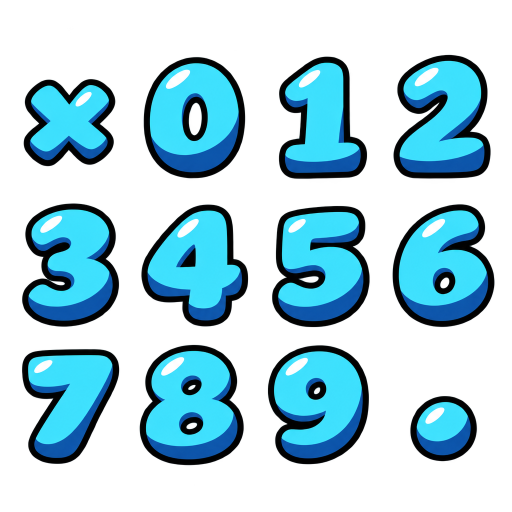
#> input picture art/outage-src/ui/vnum.png, 1024 x 1024 px (shown at 1/2 size)
$ python vnum.py
#> lines starting #> are read from the running program, lines starting #| are printed output that depends on the picture
### tools/outage/upscale4k.py
"""Voodoo on Bourbon: the 4K pass. Every generated picture goes to a 4K master in art/outage-src/4k/:
  symbols   art/outage-src/<ID>_v1.png -> clean_alpha -> Real-ESRGAN x4 (anime) -> 4096 x 4096
  bg        art/outage-src/bg_v1.png   -> Real-ESRGAN x4 -> 3840 x 2160 (also frontend/assets/bonus_wall.webp)
  doc       the character and his faces -> clean_alpha -> x4 -> 4096 tall
  ui        art/outage-src/ui/<name>.png -> x4 (long edge 4096+)
The masters are what Blender textures from and what tools/outage/gen_ui.py fits the game's UI from.
usage: python tools/outage/upscale4k.py [sym|bg|doc|ui|all] [name,..]
Runs with the art venv (smukiez-slot/.venv); needs ../.tools/realesrgan (see tools/hires/README.md)."""
import os, sys
from concurrent.futures import ThreadPoolExecutor
from PIL import Image

HERE = os.path.dirname(os.path.abspath(__file__))
ROOT = os.path.dirname(os.path.dirname(HERE))
sys.path.insert(0, os.path.join(ROOT, "tools", "hires"))
sys.path.insert(0, HERE)
import upscale as H          # bleed, esrgan, resize_premul, tidy_alpha
import clean_alpha

SRC = os.path.join(ROOT, "art", "outage-src")
OUT = os.path.join(SRC, "4k")
IDS = "H1 H2 H3 H4 H5 H6 H7 L1 L3 L4 M BS ES".split()


def up4(im, size=None, long_edge=None, model=H.A):
    """x4: colour through Real-ESRGAN on the bled RGB (opaque), alpha through the same model as its own grey
    picture (the model's alpha path leaves stair-stepped, grey-fringed edges; as a grey image it keeps the
    silhouette smooth), then a gentle contrast on the alpha's ramp so the edge stays a 1-2 px antialias."""
#> called with long_edge = 2048
    im = im.convert("RGBA")
#> im is the input picture: PIL image 1024x1024 RGBA; mean R, G, B, A 19.6, 68.8, 85, 98.5
    a = im.getchannel("A")
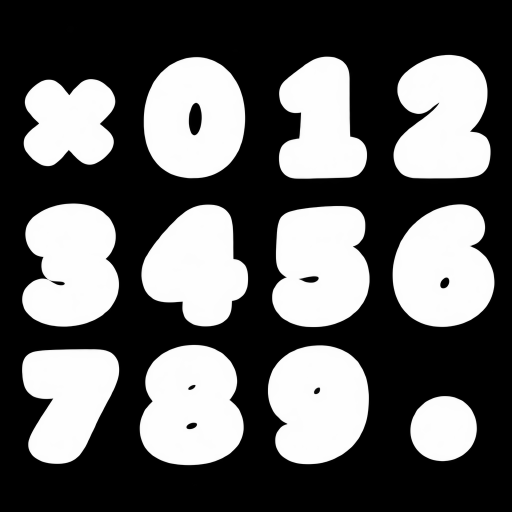
#> a: PIL image 1024x1024 L (shown at 1/2 size); min 0, max 254, mean 98.5
#> (the run stopped early here; a loop or call above may not have finished)

$ run again, with art/outage-src/ui/switchbox_raw.png copied over art/outage-src/ui/vnum.png
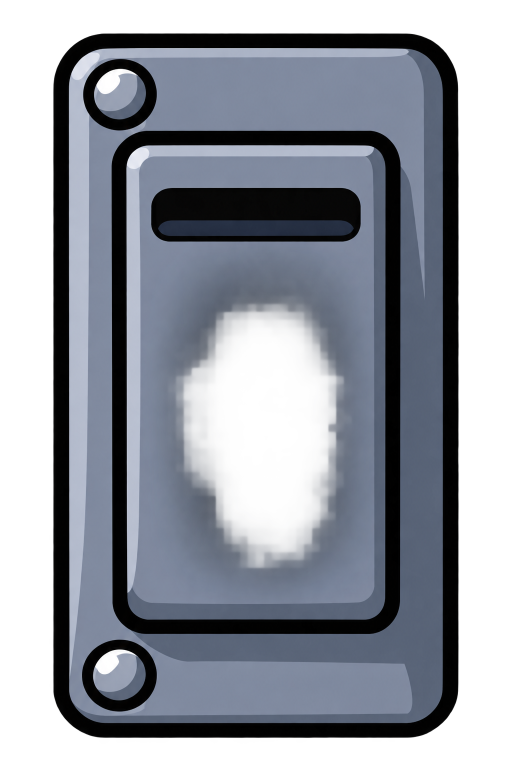
#> input picture art/outage-src/ui/switchbox_raw.png, 1024 x 1536 px (shown at 1/2 size)
#> in up4, im is the input picture: PIL image 1024x1536 RGBA; mean R, G, B, A 59.8, 64.8, 74.7, 162.2
#> in up4, `a = im.getchannel("A")`:
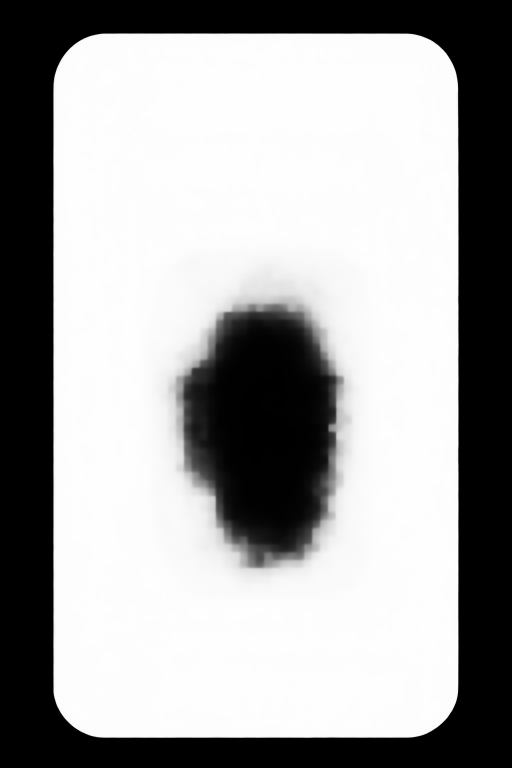
#> a: PIL image 1024x1536 L (shown at 1/2 size); min 0, max 254, mean 162.2
